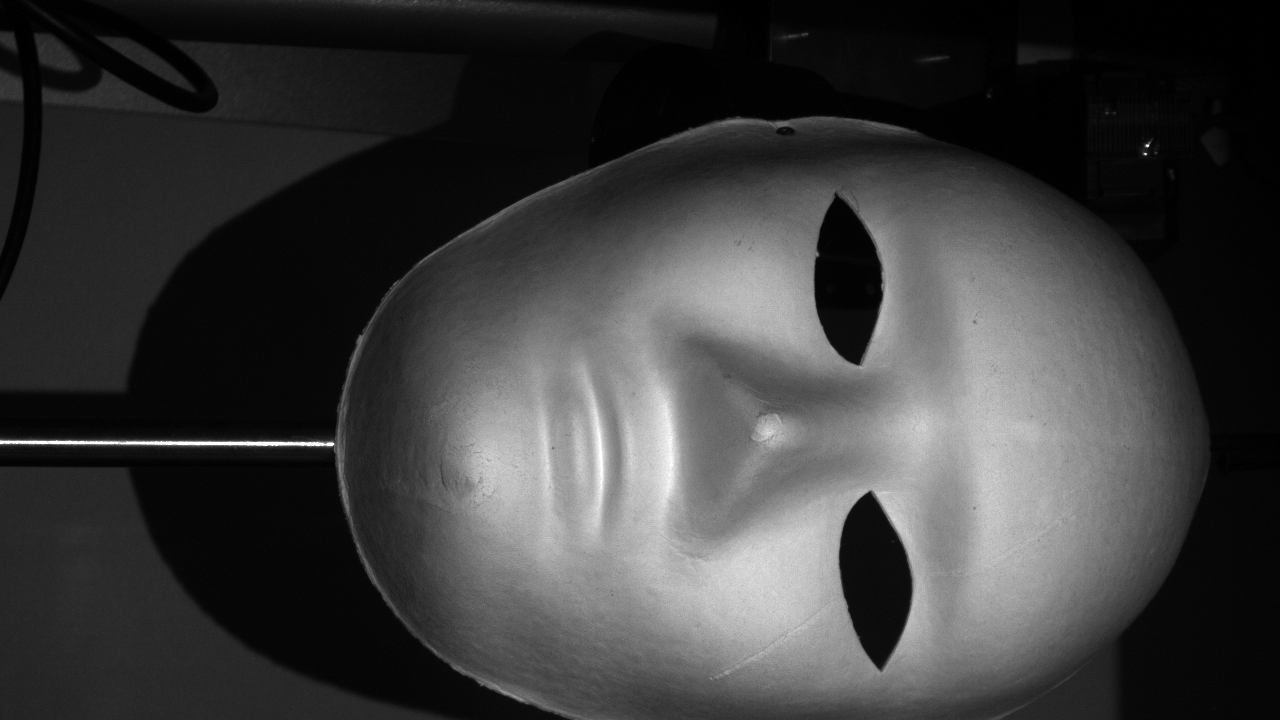
%> input picture 0000.bmp, 1280 x 720 px
$ octave testFFT_mFTP.m   (GNU Octave 9; MATLAB toolbox functions it lacks are replaced by stand-ins)
%> lines starting %> are read from the running program, lines starting %| are printed output that depends on the picture; in (x1, y1, x2, y2) boxes, pixels count from 0 and x2, y2 are one past the last pixel; in counts of white or black regions, pixels touching at a corner belong together; the program's own positions count from 1
% original image
img = imread('0000.bmp');
%> img is the input picture: size 720x1280 uint8; min 0, max 255, mean 59.9
% fringe image
img1 = imread('0001.bmp');
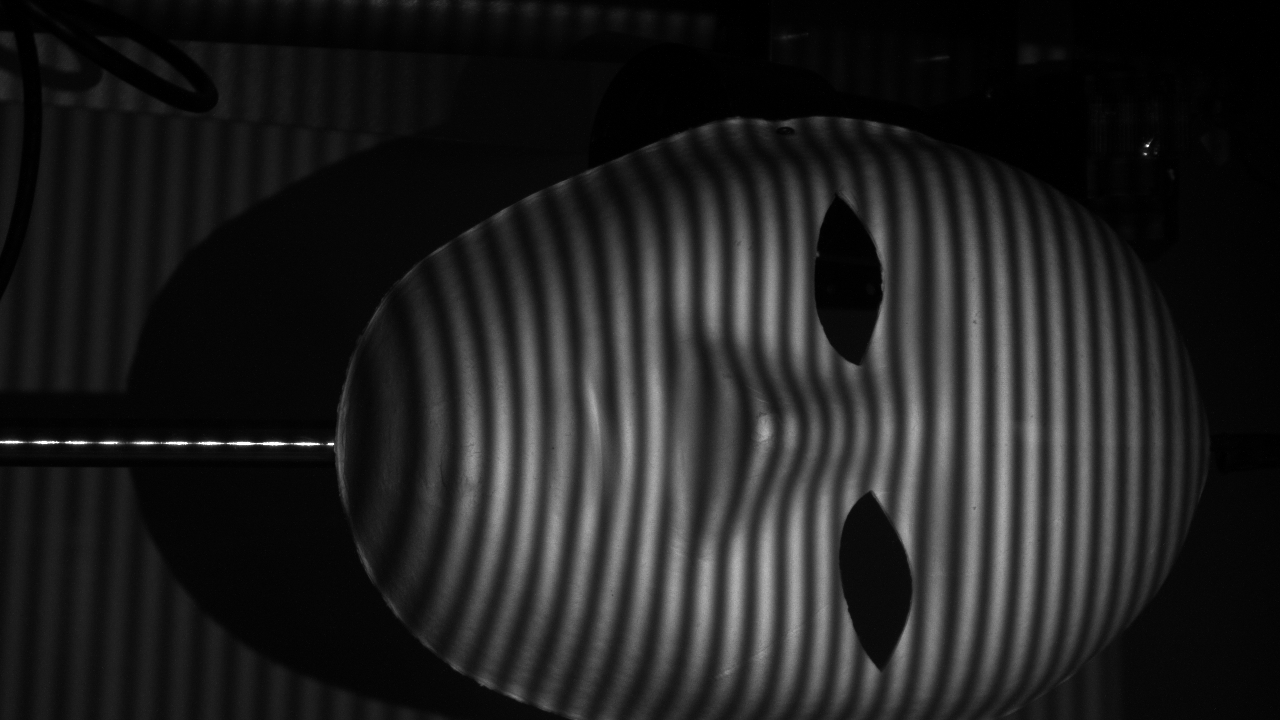
%> input picture 0001.bmp, 1280 x 720 px
%> img1 is the input picture: size 720x1280 uint8; min 0, max 255, mean 32.3

figure('NumberTitle', 'off', 'Name', 'input');
imshow(img)

figure('NumberTitle', 'off', 'Name', 'img1');
imshow(img1)

% inverse fringe image
imgsub1 = img - img1;
figure('NumberTitle', 'off', 'Name', 'imgsub1');
imshow(imgsub1)
mkdir('log');
imwrite(imgsub1,'log\\imgsub1.bmp' );

% remove dc
Id1 = double(img1) - double(imgsub1);
figure('NumberTitle', 'off', 'Name', 'Id1');
imagesc(Id1)

% fft
F = fftshift(fft2(Id1));
mn = size(Id1,1) * size(Id1,2);
%> mn = 921600
figure('NumberTitle', 'off', 'Name', 'F/mn');
imagesc(abs(F/mn))

% filtered in transformed domain
filter = ones(size(img));
for h = 1 : size(img,1)
    for w = 1 :  size(img,2)
        if w <= 650
            filter(h,w) = 0;
        end
    end
end
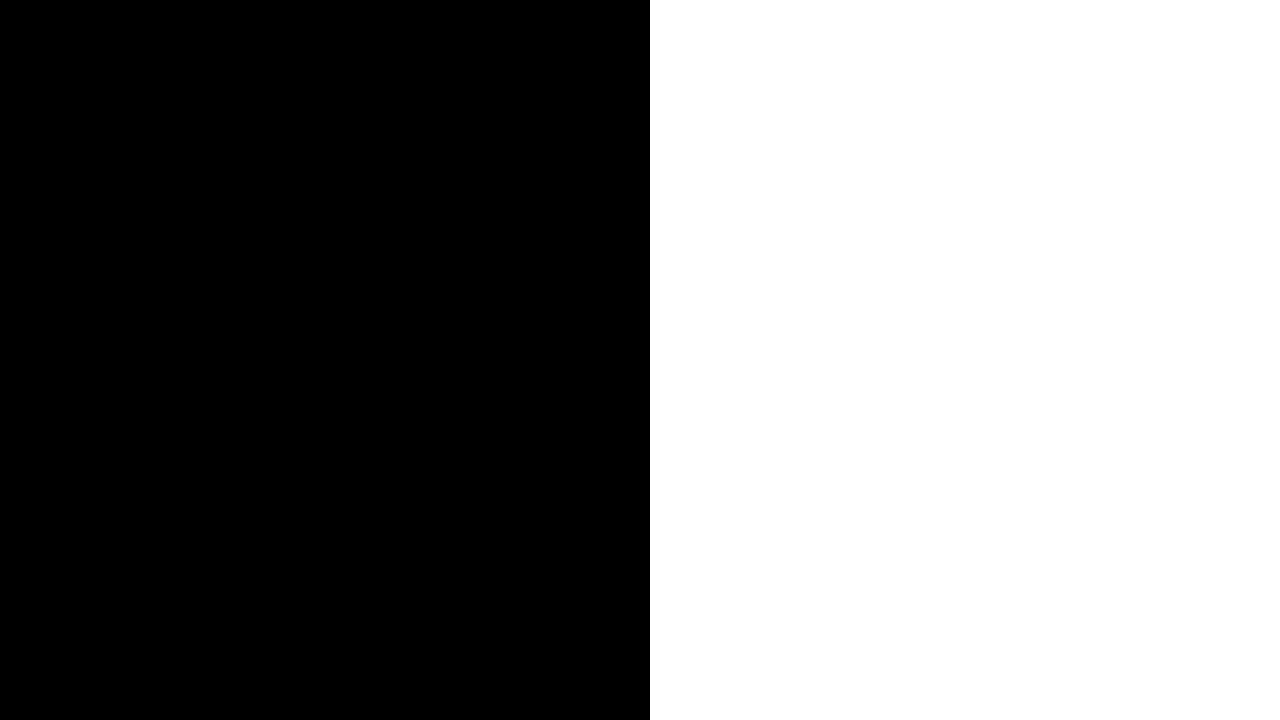
%> filter: size 720x1280 double; values 0 (black) and 1 (white), 49.2% white; 1 white region, box (x1, y1, x2, y2) and area: (650, 0, 1280, 720) 453600
FFed = F .* filter;

figure('NumberTitle', 'off', 'Name', 'FFed/mn');
imagesc(abs(FFed/mn))

% ifft
iF = ifft2(ifftshift(F));
figure('NumberTitle', 'off', 'Name', 'iF');
imagesc(abs(iF))

iFFed = ifft2(ifftshift(FFed));
figure('NumberTitle', 'off', 'Name', 'iFFed');
imagesc(abs(iFFed))

% phase image
phi = atan2(imag(iFFed),real(iFFed));
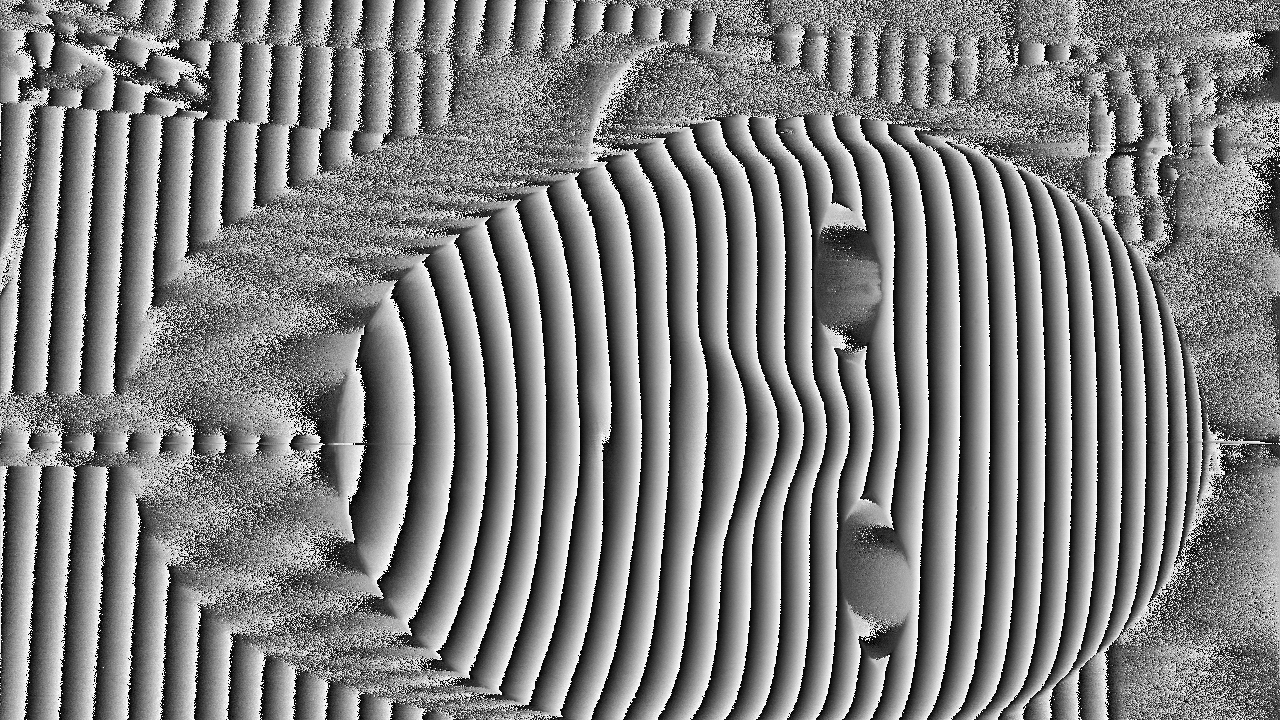
%> phi: size 720x1280 double; min -3.14, max 3.14, mean -0.0235; drawn with min black and max white
figure('NumberTitle', 'off', 'Name', 'phi');
imagesc(phi)
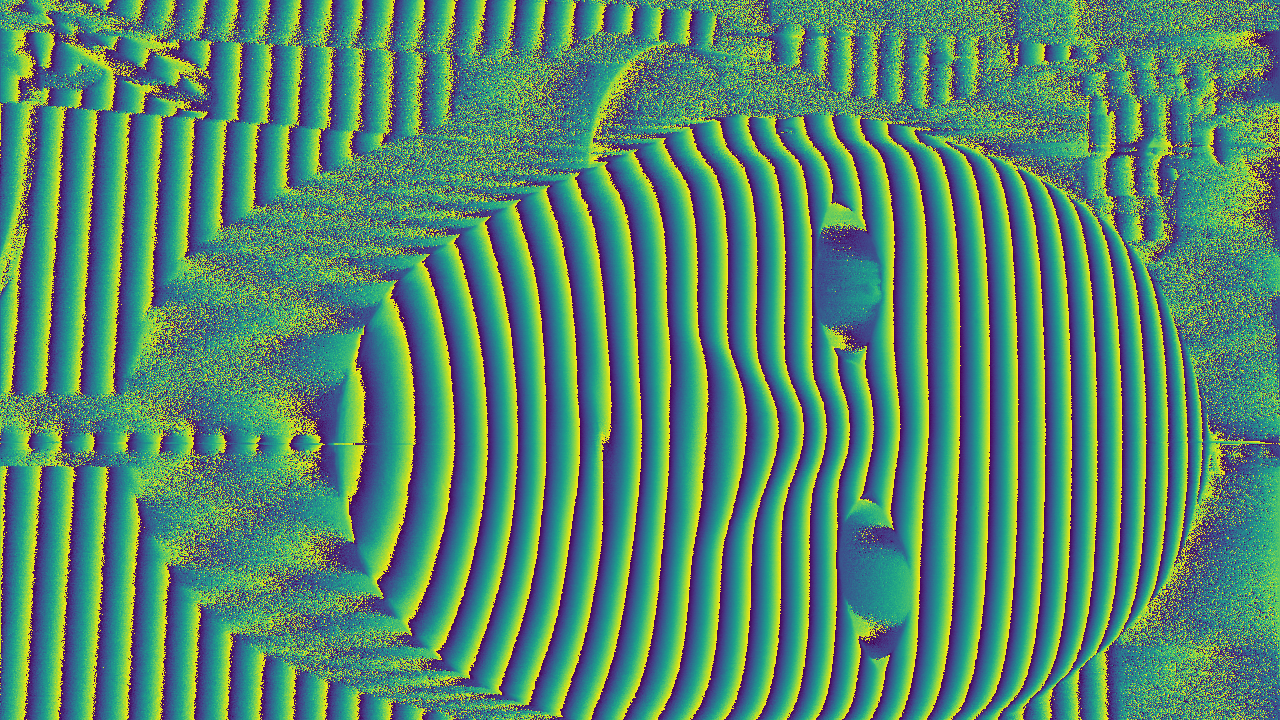
%> displayed picture: size 720x1280x3, on the screen's scale of 0 to 255; mean R, G, B 83.5, 136.3, 109.8
